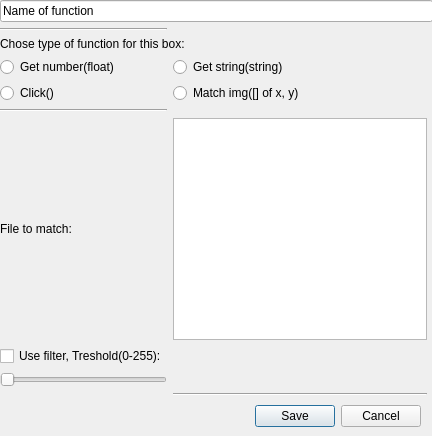
<?xml version="1.0" encoding="UTF-8"?>
<ui version="4.0">
 <class>Dialog</class>
 <widget class="QDialog" name="Dialog">
  <property name="geometry">
   <rect>
    <x>0</x>
    <y>0</y>
    <width>432</width>
    <height>436</height>
   </rect>
  </property>
  <property name="windowTitle">
   <string>Dialog</string>
  </property>
  <widget class="QDialogButtonBox" name="buttonBox">
   <property name="geometry">
    <rect>
     <x>80</x>
     <y>400</y>
     <width>341</width>
     <height>32</height>
    </rect>
   </property>
   <property name="orientation">
    <enum>Qt::Horizontal</enum>
   </property>
   <property name="standardButtons">
    <set>QDialogButtonBox::Cancel|QDialogButtonBox::Save</set>
   </property>
  </widget>
  <widget class="QWidget" name="gridLayoutWidget">
   <property name="geometry">
    <rect>
     <x>0</x>
     <y>0</y>
     <width>433</width>
     <height>396</height>
    </rect>
   </property>
   <layout class="QGridLayout" name="main_gl">
    <item row="3" column="0">
     <widget class="QRadioButton" name="number_rb">
      <property name="text">
       <string>Get number(float)</string>
      </property>
      <attribute name="buttonGroup">
       <string notr="true">function_type</string>
      </attribute>
     </widget>
    </item>
    <item row="2" column="0" colspan="3">
     <widget class="QLabel" name="label">
      <property name="text">
       <string>Chose type of function for this box:</string>
      </property>
     </widget>
    </item>
    <item row="0" column="0" colspan="3">
     <widget class="QLineEdit" name="name_le">
      <property name="text">
       <string>Name of function</string>
      </property>
     </widget>
    </item>
    <item row="3" column="1" colspan="2">
     <widget class="QRadioButton" name="string_rb">
      <property name="text">
       <string>Get string(string)</string>
      </property>
      <attribute name="buttonGroup">
       <string notr="true">function_type</string>
      </attribute>
     </widget>
    </item>
    <item row="4" column="1" colspan="2">
     <widget class="QRadioButton" name="position_rb">
      <property name="text">
       <string>Match img([] of x, y)</string>
      </property>
      <attribute name="buttonGroup">
       <string notr="true">function_type</string>
      </attribute>
     </widget>
    </item>
    <item row="7" column="0">
     <widget class="QCheckBox" name="filter_chb">
      <property name="text">
       <string>Use filter, Treshold(0-255):</string>
      </property>
     </widget>
    </item>
    <item row="1" column="0">
     <widget class="Line" name="line_2">
      <property name="orientation">
       <enum>Qt::Horizontal</enum>
      </property>
     </widget>
    </item>
    <item row="5" column="0">
     <widget class="Line" name="line">
      <property name="orientation">
       <enum>Qt::Horizontal</enum>
      </property>
     </widget>
    </item>
    <item row="8" column="0">
     <widget class="QSlider" name="threshold_hs">
      <property name="maximum">
       <number>255</number>
      </property>
      <property name="singleStep">
       <number>1</number>
      </property>
      <property name="orientation">
       <enum>Qt::Horizontal</enum>
      </property>
     </widget>
    </item>
    <item row="4" column="0">
     <widget class="QRadioButton" name="click_rb">
      <property name="text">
       <string>Click()</string>
      </property>
      <attribute name="buttonGroup">
       <string notr="true">function_type</string>
      </attribute>
     </widget>
    </item>
    <item row="6" column="0">
     <widget class="QLabel" name="label_2">
      <property name="text">
       <string>File to match:</string>
      </property>
     </widget>
    </item>
    <item row="10" column="1">
     <widget class="Line" name="line_3">
      <property name="orientation">
       <enum>Qt::Horizontal</enum>
      </property>
     </widget>
    </item>
    <item row="6" column="1">
     <widget class="QTextEdit" name="match_image_te">
      <property name="sizePolicy">
       <sizepolicy hsizetype="Minimum" vsizetype="Minimum">
        <horstretch>1</horstretch>
        <verstretch>1</verstretch>
       </sizepolicy>
      </property>
      <property name="minimumSize">
       <size>
        <width>1</width>
        <height>1</height>
       </size>
      </property>
     </widget>
    </item>
   </layout>
  </widget>
 </widget>
 <resources/>
 <connections>
  <connection>
   <sender>buttonBox</sender>
   <signal>accepted()</signal>
   <receiver>Dialog</receiver>
   <slot>accept()</slot>
   <hints>
    <hint type="sourcelabel">
     <x>248</x>
     <y>254</y>
    </hint>
    <hint type="destinationlabel">
     <x>157</x>
     <y>274</y>
    </hint>
   </hints>
  </connection>
  <connection>
   <sender>buttonBox</sender>
   <signal>rejected()</signal>
   <receiver>Dialog</receiver>
   <slot>reject()</slot>
   <hints>
    <hint type="sourcelabel">
     <x>316</x>
     <y>260</y>
    </hint>
    <hint type="destinationlabel">
     <x>286</x>
     <y>274</y>
    </hint>
   </hints>
  </connection>
 </connections>
 <buttongroups>
  <buttongroup name="function_type">
   <property name="exclusive">
    <bool>true</bool>
   </property>
  </buttongroup>
 </buttongroups>
</ui>
